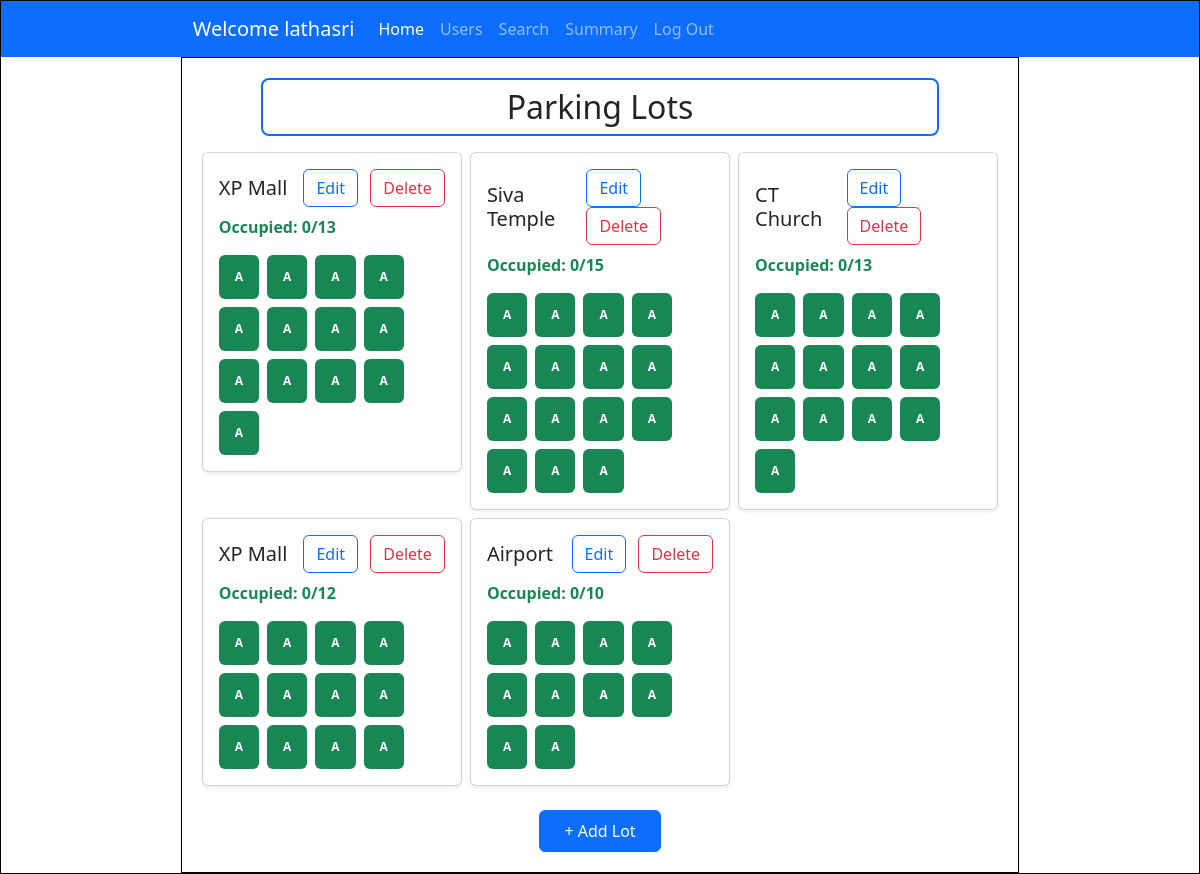
Before: /admin_dashboard (signed in) with the older database file.
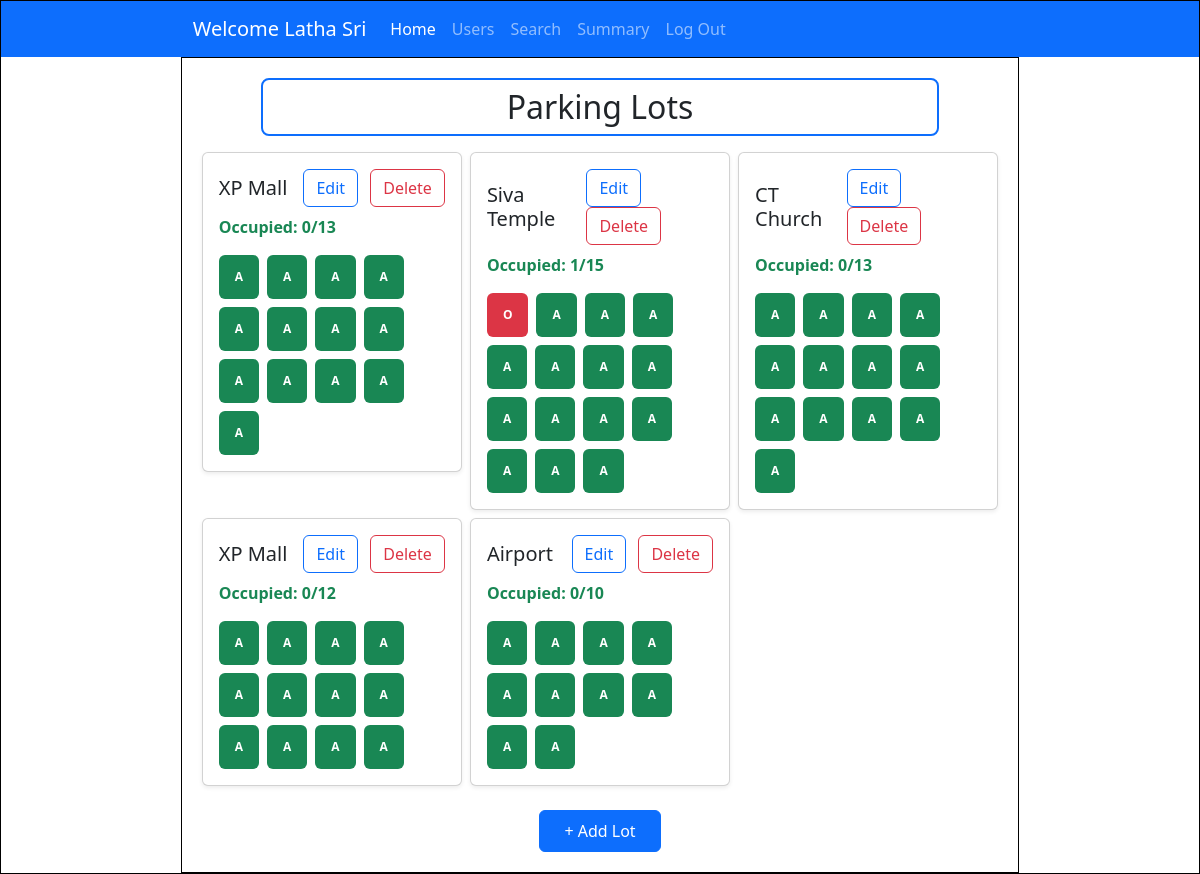
After: the same page with the newer database file.
### controllers/models.py (models this page shows)
class User(db.Model, UserMixin):
    id = db.Column(db.Integer, primary_key=True)
    username = db.Column(db.String, unique=True, nullable = False)
    password = db.Column(db.String, nullable=False)
    name = db.Column(db.String, nullable=False)
    address = db.Column(db.String, nullable=False)
    type = db.Column(db.String, default="general")
    pincode = db.Column(db.String(6), nullable=False)
    reservations = db.relationship('Reservation', backref='user')

class ParkingLot(db.Model):
    id = db.Column(db.Integer, primary_key = True)
    prime_location_name = db.Column(db.String, nullable=False)
    price = db.Column(db.Integer, nullable=False)
    address = db.Column(db.String, nullable=False)
    pincode = db.Column(db.Integer,nullable = False)
    maximum_spots = db.Column(db.Integer, nullable=False)
    active = db.Column(db.Boolean, nullable=False, default=True)
    spots = db.relationship('ParkingSpot', backref='lot')

class ParkingSpot(db.Model):
    id = db.Column(db.Integer, primary_key = True)
    lot_id = db.Column(db.Integer, db.ForeignKey('parking_lot.id'), nullable=False)
    status = db.Column(db.String(1), nullable=False, default='A')
    active = db.Column(db.Boolean, nullable=False, default=True)
    reservations = db.relationship('Reservation', backref='spot')

### controllers/controller.py (the view)
@app.route('/admin_dashboard')
@login_required
def admin_dashboard():
    lots = ParkingLot.query.all()
    return render_template("admin_home.html", lots=lots, user=current_user)

### app.py (called while the page is built)
@login_manager.user_loader
def load_user(user_id):
    return User.query.get(int(user_id))

### templates/admin_home.html (shortened to what this page needs)
<!DOCTYPE html>
<html lang="en">
<head>
    <link href="https://cdn.jsdelivr.net/npm/bootstrap@5.3.6/dist/css/bootstrap.min.css" rel="stylesheet"
>
    <link rel="stylesheet" href="../static/style.css">
</head>
<body>
    <div id="main">
        <nav class="navbar navbar-expand-lg bg-primary" data-bs-theme="dark">
            <div class="container-fluid">
                <a class="navbar-brand" href="#">Welcome {{user.name}}</a>
                <div class="collapse navbar-collapse" id="navbarNavAltMarkup">
                    <div class="navbar-nav">
                        <a class="nav-link active" aria-current="page" href="#">Home</a>
                        <a class="nav-link" href="/admin_dashboard/users">Users</a>
                        <a class="nav-link" href="/admin_dashboard/search">Search</a>
                        <a class="nav-link" href="#">Summary</a>
                        <a class="nav-link" href="/login">Log Out</a>
                    </div>
                </div>
            </div>
        </nav>
        <div id="canvas">
            <div class="h2 text-center pt-2 pb-2 mb-3 rounded-3 border border-2 border-primary" style="margin: auto; width: 85%;">Parking Lots</div>
            <div class="row row-cols-1 row-cols-md-2 row-cols-lg-3 g-2">
                {% for lot in lots %}
                <div class="col">
                    <div class="card h-200 shadow-sm">
                        <div class="card-body">
                            <div class="d-flex justify-content-between align-items-center mb-2">
                                <h5 class="card-title mb-0">{{ lot.prime_location_name }}</h5>
                                <div>
                                    <a href="{{ url_for('edit_lot', lot_id=lot.id) }}" type="button"
                                        class="btn btn-outline-primary me-2">Edit</a>
                                    <button type="button" class="btn btn-outline-danger" data-bs-toggle="modal"
                                        data-bs-target="#lotModal{{ lot.id }}">Delete</button>
                                </div>
                            </div>
                            {% set total = lot.spots|selectattr("active", "equalto", 1)|list|length %}
                            {% set occupied = lot.spots|selectattr("status", "equalto", "O")|list|length %}
                            <p class="text-success fw-semibold">Occupied: {{ occupied }}/{{ total }}</p>
                            <div class="d-flex flex-wrap gap-2">
                                {% for spot in lot.spots %}
                                {% if spot.status == 'A' %}
                                <a class="badge bg-success p-3" href="{{ url_for('view_spot', spot_id=spot.id) }}"
                                    style="text-decoration:none;">A</a>
                                {% elif spot.status == 'O' %}
                                <a class="badge bg-danger p-3" href="{{ url_for('view_spot', spot_id=spot.id) }}"
                                    style="text-decoration:none;">O</a>
                                {% endif %}
                                {% endfor %}
                            </div>
                        </div>
                    </div>
                </div>
                {% endfor %}
            </div>
            <div class="text-center mt-4">
                <a href="/add_lot" class="btn btn-primary px-4 py-2">+ Add Lot</a>
            </div>
        </div>
    </div>
</body>
</html>

Changed rows visible on the page:
changed User: name "lathasri" → "Latha Sri"
computed for ParkingLot "Siva Temple": active "0" → "1"
changed ParkingSpot (number 14 of 63 on the later page): status "A" → "O"
